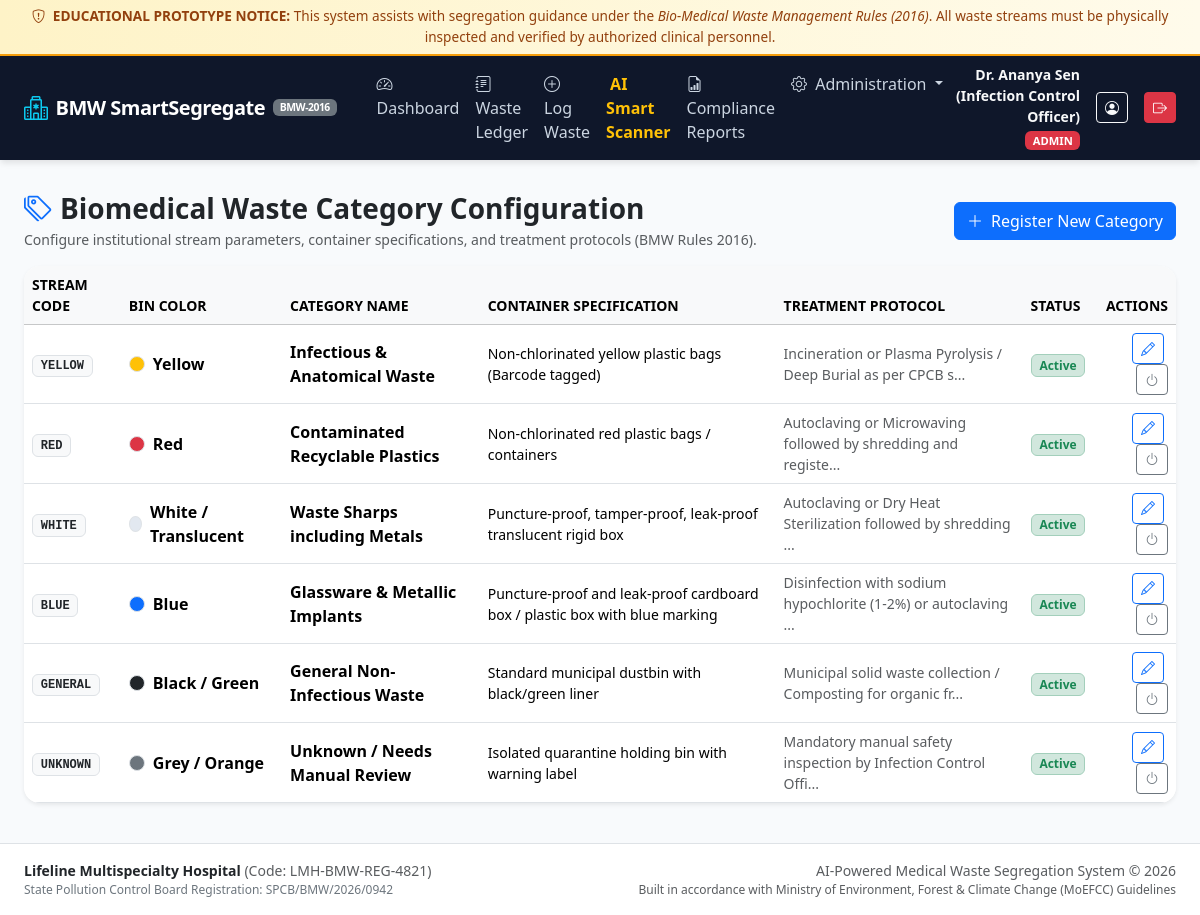
Page /admin/categories (signed in) on the committed database.
### app/models/user.py (models this page shows, shortened)
class User(UserMixin, db.Model):
    __tablename__ = "users"
    ROLE_ADMIN = "ADMIN"
    ROLE_STAFF = "STAFF"
    id = db.Column(db.Integer, primary_key=True)
    username = db.Column(db.String(64), unique=True, nullable=False, index=True)
    email = db.Column(db.String(120), unique=True, nullable=False, index=True)
    password_hash = db.Column(db.String(256), nullable=False)
    full_name = db.Column(db.String(120), nullable=False)
    role = db.Column(db.String(20), nullable=False, default=ROLE_STAFF)
    is_active = db.Column(db.Boolean, default=True, nullable=False)
    created_at = db.Column(db.DateTime, default=datetime.utcnow, nullable=False)
    logged_records = db.relationship("WasteRecord", backref="logger", foreign_keys="WasteRecord.logged_by_id", lazy="dynamic")
    verified_records = db.relationship("WasteRecord", backref="verifier", foreign_keys="WasteRecord.verified_by_id", lazy="dynamic")
    feedbacks = db.relationship("PredictionFeedback", backref="user", lazy="dynamic")
    @property
    def is_admin_user(self) -> bool:
        return self.role == self.ROLE_ADMIN

### app/models/category.py (models this page shows, shortened)
class WasteCategory(db.Model):
    __tablename__ = "waste_categories"
    id = db.Column(db.Integer, primary_key=True)
    code = db.Column(db.String(30), unique=True, nullable=False, index=True)
    name = db.Column(db.String(120), nullable=False)
    bin_color_name = db.Column(db.String(30), nullable=False)
    bin_color_hex = db.Column(db.String(10), nullable=False, default="#ffc107")
    badge_class = db.Column(db.String(50), nullable=False, default="bg-warning text-dark")
    container_type = db.Column(db.String(150), nullable=False)
    treatment_method = db.Column(db.Text, nullable=False)
    permitted_items = db.Column(db.Text, nullable=False)
    prohibited_items = db.Column(db.Text, nullable=False)
    storage_instructions = db.Column(db.Text, nullable=True)
    is_active = db.Column(db.Boolean, default=True, nullable=False)
    created_at = db.Column(db.DateTime, default=datetime.utcnow, nullable=False)
    records = db.relationship("WasteRecord", backref="category", lazy="dynamic")

### app/routes/admin.py (the view, shortened to what this page needs)
@admin_bp.route("/categories", methods=["GET", "POST"])
@admin_required
def categories():
    cats = WasteCategory.query.order_by(WasteCategory.id).all()
    return render_template("admin/categories.html", categories=cats)

### app/templates/admin/categories.html (shortened to what this page needs)
{% extends "base.html" %}
{% block content %}
<div class="d-flex flex-column flex-md-row justify-content-between align-items-md-center mb-3">
  <div>
    <h3 class="fw-bold mb-1 text-dark"><i class="bi bi-tags text-primary me-2"></i>Biomedical Waste Category Configuration</h3>
    <div class="text-muted small">Configure institutional stream parameters, container specifications, and treatment protocols (BMW Rules 2016).</div>
  </div>
  <button class="btn btn-primary mt-2 mt-md-0" data-bs-toggle="modal" data-bs-target="#newCategoryModal">
    <i class="bi bi-plus-lg me-1"></i> Register New Category
  </button>
</div>
<div class="card shadow-sm border-0 rounded-4 overflow-hidden mb-4">
  <div class="table-responsive">
    <table class="table table-hover align-middle mb-0">
      <thead class="table-light small text-secondary">
        <tr>
          <th>STREAM CODE</th>
          <th>BIN COLOR</th>
          <th>CATEGORY NAME</th>
          <th>CONTAINER SPECIFICATION</th>
          <th>TREATMENT PROTOCOL</th>
          <th>STATUS</th>
          <th class="text-end">ACTIONS</th>
        </tr>
      </thead>
      <tbody>
        {% for cat in categories %}
        <tr>
          <td><span class="badge bg-light text-dark border font-monospace">{{ cat.code }}</span></td>
          <td>
            <div class="d-flex align-items-center">
              <span class="rounded-circle me-2 border" style="width: 16px; height: 16px; background-color: {{ cat.bin_color_hex }};"></span>
              <span class="fw-semibold">{{ cat.bin_color_name }}</span>
            </div>
          </td>
          <td class="fw-bold">{{ cat.name }}</td>
          <td class="small">{{ cat.container_type }}</td>
          <td class="small text-muted">{{ cat.treatment_method[:60] }}...</td>
          <td>
            {% if cat.is_active %}
            <span class="badge bg-success-subtle text-success border border-success-subtle">Active</span>
            {% else %}
            <span class="badge bg-secondary-subtle text-secondary border">Disabled</span>
            {% endif %}
          </td>
          <td class="text-end">
            <button class="btn btn-outline-primary btn-sm me-1" data-bs-toggle="modal" data-bs-target="#editModal{{ cat.id }}" title="Edit Rules">
              <i class="bi bi-pencil"></i>
            </button>
            <form method="POST" action="{{ url_for('admin.toggle_category', cat_id=cat.id) }}" class="d-inline">
              <button type="submit" class="btn btn-outline-secondary btn-sm" title="Toggle Status">
                <i class="bi bi-power"></i>
              </button>
            </form>
          </td>
        </tr>
        {% endfor %}
      </tbody>
    </table>
  </div>
</div>
{% endblock %}

### app/templates/base.html (shortened to what this page needs)
<!DOCTYPE html>
<html lang="en">
<head>
  <link href="https://cdn.jsdelivr.net/npm/bootstrap@5.3.3/dist/css/bootstrap.min.css" rel="stylesheet">
  <link rel="stylesheet" href="https://cdn.jsdelivr.net/npm/bootstrap-icons@1.11.3/font/bootstrap-icons.min.css">
  <link rel="stylesheet" href="{{ url_for('static', filename='css/custom.css') }}">
</head>
<body>
  <div class="safety-disclaimer-banner text-center">
    <div class="container-fluid">
      <i class="bi bi-shield-exclamation me-1"></i>
      <strong>EDUCATIONAL PROTOTYPE NOTICE:</strong> This system assists with segregation guidance under the
      <em>Bio-Medical Waste Management Rules (2016)</em>. All waste streams must be physically inspected and verified by authorized clinical personnel.
    </div>
  </div>
  <nav class="navbar navbar-expand-lg navbar-hospital sticky-top">
    <div class="container-fluid px-4">
      <a class="navbar-brand d-flex align-items-center" href="{{ url_for('dashboard.index') }}">
        <i class="bi bi-hospital fs-4 me-2 text-info"></i>
        <span>BMW SmartSegregate</span>
        <span class="badge bg-secondary ms-2 small" style="font-size: 0.65rem;">BMW-2016</span>
      </a>
      <div class="collapse navbar-collapse" id="navbarMain">
        {% if current_user.is_authenticated %}
        <ul class="navbar-nav me-auto mb-2 mb-lg-0 ms-lg-3">
          <li class="nav-item">
            <a class="nav-link {% if request.endpoint == 'dashboard.index' %}active{% endif %}" href="{{ url_for('dashboard.index') }}">
              <i class="bi bi-speedometer2 me-1"></i> Dashboard
            </a>
          </li>
          <li class="nav-item">
            <a class="nav-link {% if request.endpoint == 'waste.list_records' %}active{% endif %}" href="{{ url_for('waste.list_records') }}">
              <i class="bi bi-journal-text me-1"></i> Waste Ledger
            </a>
          </li>
          <li class="nav-item">
            <a class="nav-link {% if request.endpoint == 'waste.create_record' %}active{% endif %}" href="{{ url_for('waste.create_record') }}">
              <i class="bi bi-plus-circle me-1"></i> Log Waste
            </a>
          </li>
          <li class="nav-item">
            <a class="nav-link text-warning fw-semibold {% if request.endpoint == 'ai.classify_view' %}active{% endif %}" href="{{ url_for('ai.classify_view') }}">
               AI Smart Scanner
            </a>
          </li>
          <li class="nav-item">
            <a class="nav-link {% if request.endpoint == 'reports.index' %}active{% endif %}" href="{{ url_for('reports.index') }}">
              <i class="bi bi-file-earmark-bar-graph me-1"></i> Compliance Reports
            </a>
          </li>
          {% if current_user.is_admin_user %}
          <li class="nav-item dropdown">
            <a class="nav-link dropdown-toggle" href="#" role="button" data-bs-toggle="dropdown">
              <i class="bi bi-gear me-1"></i> Administration
            </a>
          </li>
          {% endif %}
        </ul>
        <div class="d-flex align-items-center gap-3">
          <div class="text-end text-light d-none d-md-block">
            <div class="fw-semibold small">{{ current_user.full_name }}</div>
            <span class="badge {% if current_user.is_admin_user %}bg-danger{% else %}bg-info text-dark{% endif %}" style="font-size: 0.7rem;">
              {{ current_user.role }}
            </span>
          </div>
          <a href="{{ url_for('auth.profile') }}" class="btn btn-outline-light btn-sm" title="My Profile">
            <i class="bi bi-person-circle"></i>
          </a>
          <a href="{{ url_for('auth.logout') }}" class="btn btn-danger btn-sm" title="Logout">
            <i class="bi bi-box-arrow-right"></i>
          </a>
        </div>
        {% endif %}
      </div>
    </div>
  </nav>
  <main class="flex-grow-1 container-fluid px-4 py-3">
    {% block content %}{% endblock %}
  </main>
  <footer class="bg-white border-top py-3 mt-auto">
    <div class="container-fluid px-4">
      <div class="row align-items-center text-muted small">
        <div class="col-md-6 text-center text-md-start">
          <span class="fw-semibold text-dark">{{ hospital_name }}</span> (Code: {{ hospital_code }})
          <div class="text-secondary" style="font-size: 0.75rem;">
            State Pollution Control Board Registration: SPCB/BMW/2026/0942
          </div>
        </div>
        <div class="col-md-6 text-center text-md-end mt-2 mt-md-0">
          <span>AI-Powered Medical Waste Segregation System &copy; {{ current_year }}</span>
          <div class="text-muted" style="font-size: 0.75rem;">
            Built in accordance with Ministry of Environment, Forest & Climate Change (MoEFCC) Guidelines
          </div>
        </div>
      </div>
    </div>
  </footer>
</body>
</html>

### app/static/css/custom.css (style rules this page uses)
:root { --hospital-primary: #0284c7; --hospital-primary-dark: #0369a1; --hospital-secondary: #0f766e; --hospital-surface: #f8fafc; --hospital-card-bg: #ffffff; --hospital-border: #e2e8f0; --hospital-text: #1e293b; --hospital-muted: #64748b; --bmw-yellow: #eab308; --bmw-red: #ef4444; --bmw-white: #f8fafc; --bmw-blue: #3b82f6; --bmw-general: #334155; --bmw-unknown: #64748b; }
body { font-family: 'Segoe UI', system-ui, -apple-system, sans-serif; background-color: var(--hospital-surface); color: var(--hospital-text); min-height: 100vh; display: flex; flex-direction: column; }
.safety-disclaimer-banner { background: linear-gradient(90deg, #fef3c7 0%, #fffbeb 100%); border-bottom: 2px solid #f59e0b; color: #92400e; font-size: 0.85rem; padding: 0.4rem 1rem; }
.safety-disclaimer-banner strong { font-weight: 700; }
.navbar-hospital { background-color: #0f172a; box-shadow: 0 4px 6px -1px rgba(0, 0, 0, 0.1); }
.navbar-hospital .navbar-brand { color: #ffffff; font-weight: 700; letter-spacing: -0.025em; }
.navbar-hospital .nav-link { color: #cbd5e1; font-weight: 500; padding: 0.5rem 0.85rem; border-radius: 6px; transition: all 0.2s ease; }

### rows in the picture
User: full_name "Dr. Ananya Sen (Infection Control Officer)", role "ADMIN"
WasteCategory: code "YELLOW", bin_color_name "Yellow", name "Infectious & Anatomical Waste", container_type "Non-chlorinated yellow plastic bags (Barcode tagged)", treatment_method "Incineration or Plasma Pyrolysis / Deep Burial as per CPCB s", is_active "Active"
WasteCategory: code "RED", bin_color_name "Red", name "Contaminated Recyclable Plastics", container_type "Non-chlorinated red plastic bags / containers", treatment_method "Autoclaving or Microwaving followed by shredding and registe", is_active "Active"
WasteCategory: code "WHITE", bin_color_name "White / Translucent", name "Waste Sharps including Metals", container_type "Puncture-proof, tamper-proof, leak-proof translucent rigid box", treatment_method "Autoclaving or Dry Heat Sterilization followed by shredding", is_active "Active"
WasteCategory: code "BLUE", bin_color_name "Blue", name "Glassware & Metallic Implants", container_type "Puncture-proof and leak-proof cardboard box / plastic box with blue marking", treatment_method "Disinfection with sodium hypochlorite (1-2%) or autoclaving", is_active "Active"
WasteCategory: code "GENERAL", bin_color_name "Black / Green", name "General Non-Infectious Waste", container_type "Standard municipal dustbin with black/green liner", treatment_method "Municipal solid waste collection / Composting for organic fr", is_active "Active"
WasteCategory: code "UNKNOWN", bin_color_name "Grey / Orange", name "Unknown / Needs Manual Review", container_type "Isolated quarantine holding bin with warning label", treatment_method "Mandatory manual safety inspection by Infection Control Offi", is_active "Active"

### other values in the picture
{{ hospital_name }} "Lifeline Multispecialty Hospital"
{{ hospital_code }} "LMH-BMW-REG-4821"
{{ current_year }} "2026"
